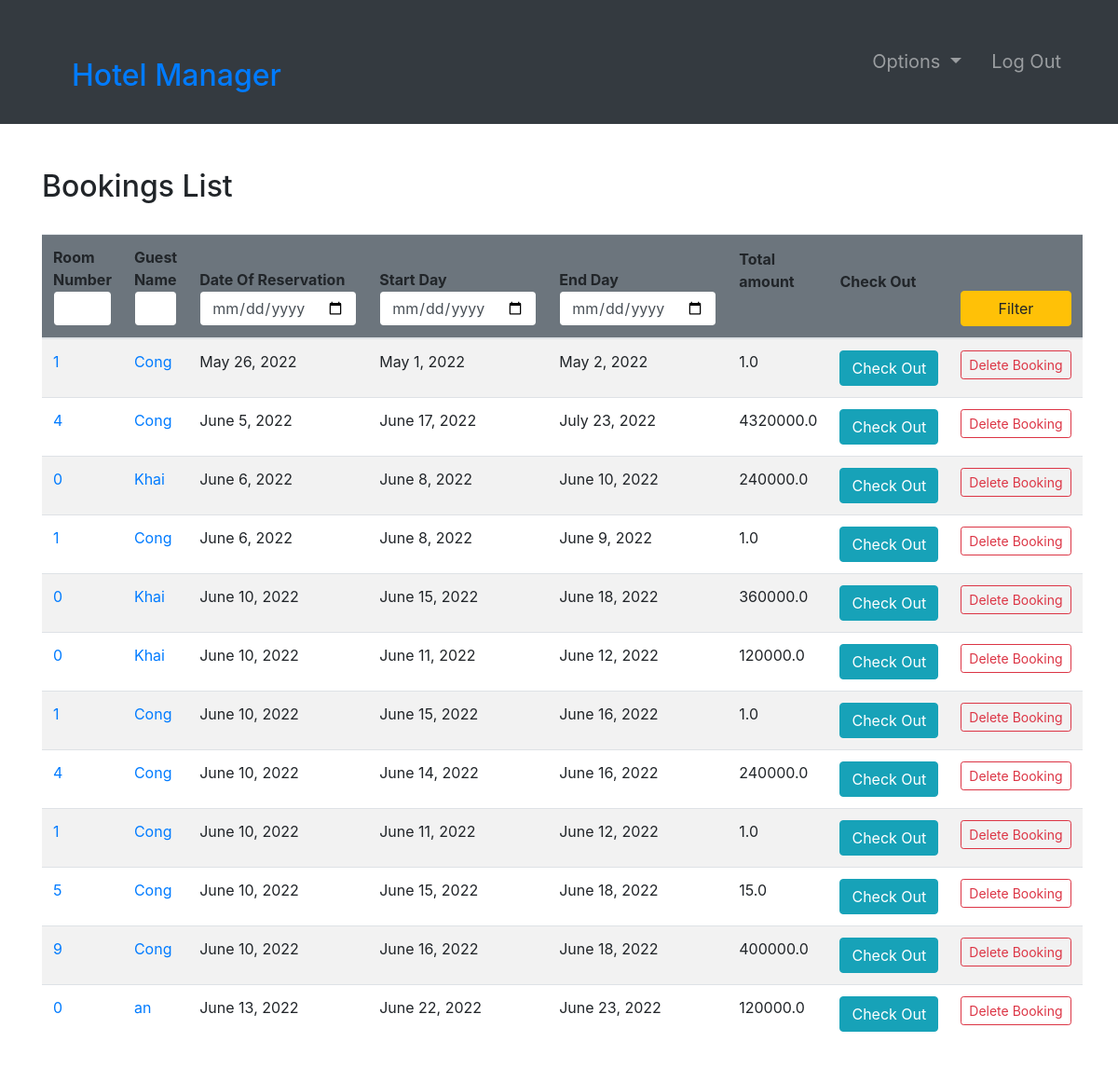
/bookings/ (signed in), run on an earlier commit of the app's database.
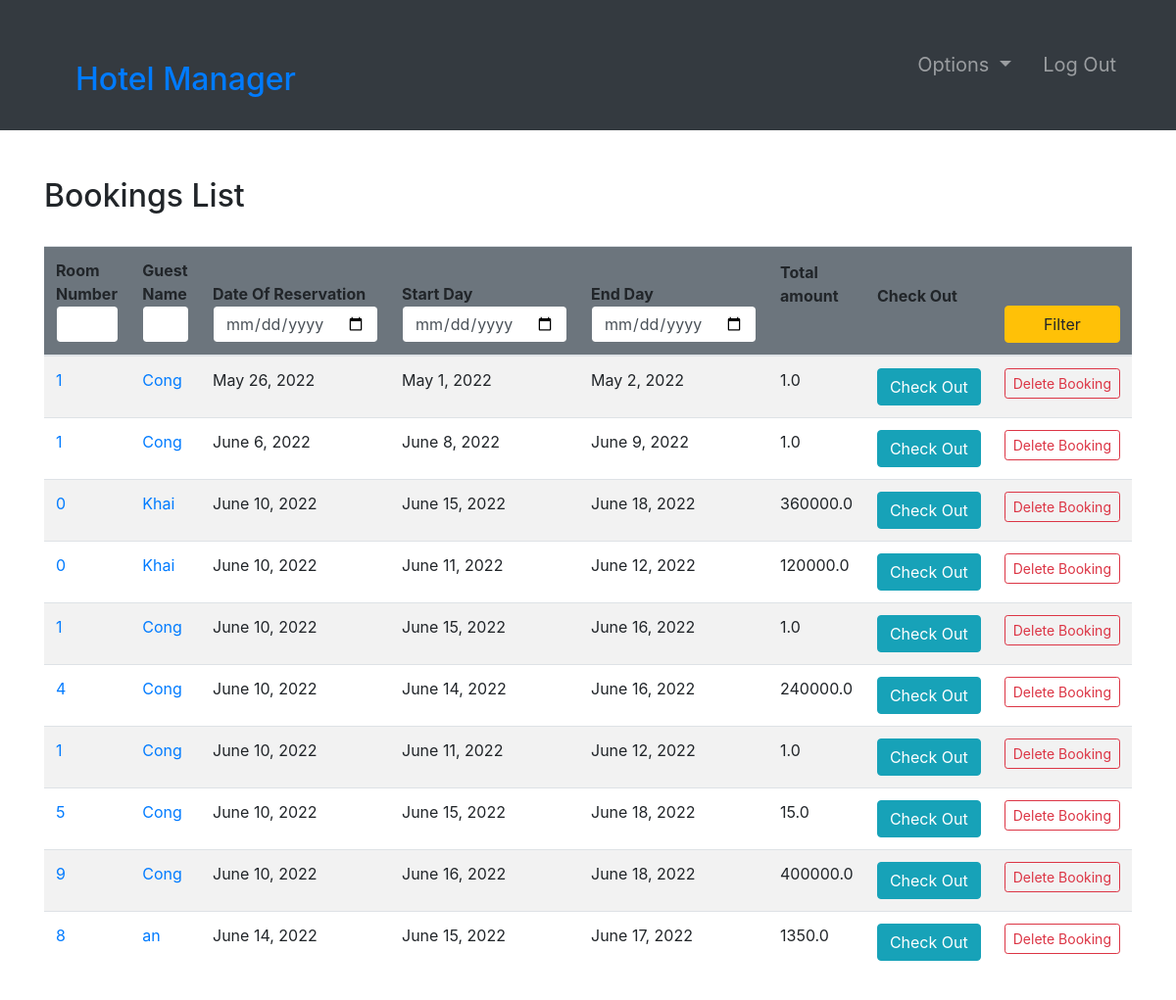
And on a later commit of the database.
### room/models.py (models this page shows, shortened)
class Booking(models.Model):
    roomNumber = models.ForeignKey(Room, on_delete=models.CASCADE)
    guest = models.ForeignKey(Guest, null=True, on_delete=models.CASCADE)
    dateOfReservation = models.DateField(default=timezone.now)
    startDate = models.DateField()
    endDate = models.DateField()

class Room(models.Model):
    ROOM_TYPES = (
        ('A', 'A'),
        ('B', 'B'),
        ('C', 'C'),
    )
    number = models.IntegerField(primary_key=True)
    capacity = models.SmallIntegerField()
    numberOfBeds = models.SmallIntegerField()
    roomType = models.CharField(max_length=20, choices=ROOM_TYPES)
    price = models.FloatField()
    statusStartDate = models.DateField(null=True)
    statusEndDate = models.DateField(null=True)

### accounts/models.py (models this page shows, shortened)
class Guest(models.Model):
    user = models.OneToOneField(User, null=True, on_delete=models.CASCADE)
    phoneNumber = PhoneNumberField(unique=True)

### room/views.py (the view, shortened to what this page needs)
# urls.py: path('bookings/', bookings, name="bookings"),
@login_required(login_url='login')
def bookings(request):
    import datetime
    role = str(request.user.groups.all()[0])
    path = role + "/"
    bookings = Booking.objects.all()
    totals = {}  # <booking : total>
    for booking in bookings:
        start_date = datetime.datetime.strptime(
            str(booking.startDate), "%Y-%m-%d")
        end_date = datetime.datetime.strptime(str(booking.endDate), "%Y-%m-%d")
        numberOfDays = abs((end_date-start_date).days)
        price = Room.objects.get(number=booking.roomNumber.number).price
        total = price * numberOfDays
        totals[booking] = total
    context = {
        "role": role,
        'bookings': bookings,
        'totals': totals
    }
    return render(request, path + "bookings.html", context)

### Templates/admin/bookings.html
{% extends '../index.html' %}
{% block context %}
{% include '../common_pages/bookings.html' %}
{% endblock %}

### Templates/common_pages/bookings.html (shortened to what this page needs)
<div class="container py-5">
    <div class="table-header row">
        <div class="col-sm-12 col-md-12 col-lg-4 mb-4">
            <h2>Bookings List</h2>
        </div>
    </div>
    <table class="table table-hover table-striped">
        <thead class="bg-secondary rounded">
            <tr>
                <form action="" method="POST">
                    <th>Room Number<input type="number" min="0" name="number" value="{{number}}"
                            class="form-control border border-secondary"></th>
                    <th>Guest Name<input type="text" name="name" value="{{name}}"
                            class="form-control border border-secondary"></th>
                    <th>Date Of Reservation<input type="date" name="rez" value="{{rez}}"
                            class="form-control border border-secondary"></th>
                    <th>Start Day<input type="date" name="fd" value="{{fd}}"
                            class="form-control border border-secondary"></th>
                    <th>End Day<input type="date" name="ed" value="{{ed}}" class="form-control border border-secondary">
                    </th>
                    <th class="pb-5">Total amount</th>
                    <th class="pb-5">Check Out</th>
                    <th><button type="submit" name="filter" class="btn btn-warning w-100">Filter</button></th>
                </form>
            </tr>
        </thead>
        <tbody>
            {% for b in bookings %}
            <tr>
                <td><a href="{% url 'room-profile' b.roomNumber.number %}">{{b.roomNumber.number}}</a></td>
                <td><a href="{% url 'guest-profile' b.guest.user.id %}">{{b.guest.user.first_name}}</a></td>
                <td>{{ b.dateOfReservation }}</td>
                <td>{{ b.startDate }}</td>
                <td>{{ b.endDate }}</td>
                <td>
                    {% for key, value in totals.items %}
                    {% if key == b %}
                    {{ value }}
                    {% endif %}
                    {% endfor %}
                </td>
                {% if role == "admin" or role == 'manager' %}
                <td> <a href="{% url 'checkOutBooking' b.id %}" class="btn btn-info">Check&nbsp;Out</a>
                </td>
                <td> <a href="{% url 'deleteBooking' b.id %}"
                        class="btn btn-sm btn-outline-danger">Delete&nbsp;Booking</a></td>
                {% endif %}
            </tr>
            {% endfor %}
        </tbody>
    </table>
</div>

What changed in the data, as far as the page shows it:
removed Booking: roomNumber.number "4", guest.user.first_name "Cong", dateOfReservation "June 5, 2022", startDate "June 17, 2022", endDate "July 23, 2022", value "4320000.0"
removed Booking: roomNumber.number "0", guest.user.first_name "Khai", dateOfReservation "June 6, 2022", startDate "June 8, 2022", endDate "June 10, 2022", value "240000.0"
removed Booking: roomNumber.number "0", guest.user.first_name "an", dateOfReservation "June 13, 2022", startDate "June 22, 2022", endDate "June 23, 2022", value "120000.0"
added Booking: roomNumber.number "8", guest.user.first_name "an", dateOfReservation "June 14, 2022", startDate "June 15, 2022", endDate "June 17, 2022", value "1350.0"
